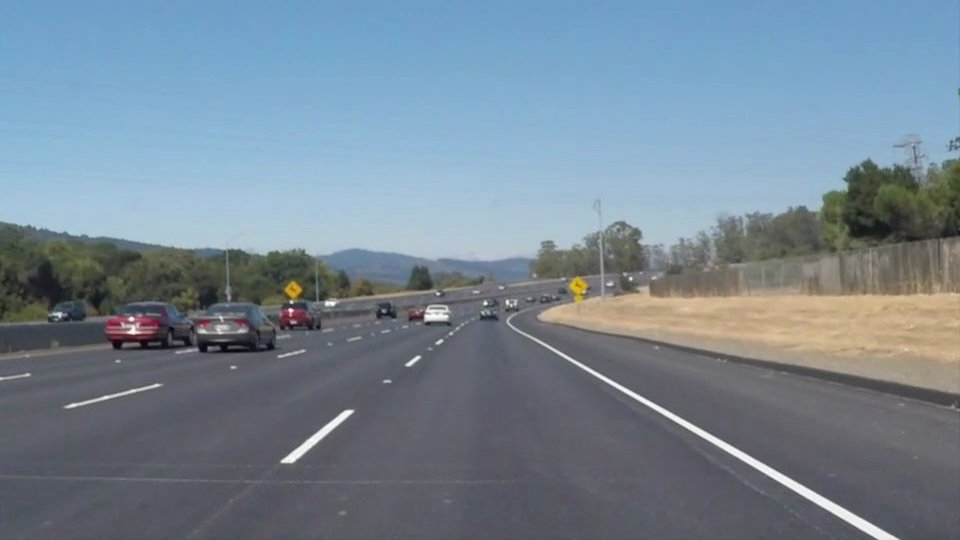
#> input picture Self Driving Testing Features (Python)/Basic Lane Finding/data/test_images/solidWhiteCurve.jpg, 960 x 540 px
$ python main.py
#> lines starting #> are read from the running program, lines starting #| are printed output that depends on the picture; after the words box and inside, x2 and y2 are one past the last pixel; in counts of white or black regions, pixels touching at a corner belong together
### Self Driving Testing Features (Python)/Basic Lane Finding/lane_detection.py
import numpy as np
import cv2
from Line import Line


def region_of_interest(img, vertices):

    # defining a blank mask to start with
    mask = np.zeros_like(img)

    # defining a 3 channel or 1 channel color to fill the mask with depending on the input image
    if len(img.shape) > 2:
        channel_count = img.shape[2]  # i.e. 3 or 4 depending on your image
        ignore_mask_color = (255,) * channel_count
    else:
        ignore_mask_color = 255

    # filling pixels inside the polygon defined by "vertices" with the fill color
    cv2.fillPoly(mask, vertices, ignore_mask_color)

    # returning the image only where mask pixels are nonzero
    masked_image = cv2.bitwise_and(img, mask)

    return masked_image, mask


def hough_lines_detection(img, rho, theta, threshold, min_line_len, max_line_gap):

    lines = cv2.HoughLinesP(img, rho, theta, threshold, np.array([]), minLineLength=min_line_len,
                            maxLineGap=max_line_gap)
    return lines


def weighted_img(img, initial_img, α=0.8, β=1., λ=0.):

    img = np.uint8(img)
    if len(img.shape) is 2:
        img = np.dstack((img, np.zeros_like(img), np.zeros_like(img)))

    return cv2.addWeighted(initial_img, α, img, β, λ)


def compute_lane_from_candidates(line_candidates, img_shape):

    # separate candidate lines according to their slope
    pos_lines = [l for l in line_candidates if l.slope > 0]
    neg_lines = [l for l in line_candidates if l.slope < 0]

    # interpolate biases and slopes to compute equation of line that approximates left lane
    # median is employed to filter outliers
    neg_bias = np.median([l.bias for l in neg_lines]).astype(int)
    neg_slope = np.median([l.slope for l in neg_lines])
    x1, y1 = 0, neg_bias
    x2, y2 = -np.int32(np.round(neg_bias / neg_slope)), 0
    left_lane = Line(x1, y1, x2, y2)

    # interpolate biases and slopes to compute equation of line that approximates right lane
    # median is employed to filter outliers
    lane_right_bias = np.median([l.bias for l in pos_lines]).astype(int)
    lane_right_slope = np.median([l.slope for l in pos_lines])
    x1, y1 = 0, lane_right_bias
    x2, y2 = np.int32(np.round((img_shape[0] - lane_right_bias) / lane_right_slope)), img_shape[0]
    right_lane = Line(x1, y1, x2, y2)

    return left_lane, right_lane


def get_lane_lines(color_image, solid_lines=True):

    # resize to 960 x 540
    color_image = cv2.resize(color_image, (960, 540))

    # convert to grayscale
    img_gray = cv2.cvtColor(color_image, cv2.COLOR_BGR2GRAY)

    # perform gaussian blur
    img_blur = cv2.GaussianBlur(img_gray, (17, 17), 0)

    # perform edge detection
    img_edge = cv2.Canny(img_blur, threshold1=50, threshold2=80)

    # perform hough transform
    detected_lines = hough_lines_detection(img=img_edge,
                                           rho=2,
                                           theta=np.pi / 180,
                                           threshold=1,
                                           min_line_len=15,
                                           max_line_gap=5)

    # convert (x1, y1, x2, y2) tuples into Lines
    detected_lines = [Line(l[0][0], l[0][1], l[0][2], l[0][3]) for l in detected_lines]

    # if 'solid_lines' infer the two lane lines
    if solid_lines:
        candidate_lines = []
        for line in detected_lines:
                # consider only lines with slope between 30 and 60 degrees
                if 0.5 <= np.abs(line.slope) <= 2:
                    candidate_lines.append(line)
        # interpolate lines candidates to find both lanes
        lane_lines = compute_lane_from_candidates(candidate_lines, img_gray.shape)
    else:
        # if not solid_lines, just return the hough transform output
        lane_lines = detected_lines

    return lane_lines


def smoothen_over_time(lane_lines):


    avg_line_lt = np.zeros((len(lane_lines), 4))
    avg_line_rt = np.zeros((len(lane_lines), 4))

    for t in range(0, len(lane_lines)):
        avg_line_lt[t] += lane_lines[t][0].get_coords()
        avg_line_rt[t] += lane_lines[t][1].get_coords()

    return Line(*np.mean(avg_line_lt, axis=0)), Line(*np.mean(avg_line_rt, axis=0))


def color_frame_pipeline(frames, solid_lines=True, temporal_smoothing=True):

    is_videoclip = len(frames) > 0

    img_h, img_w = frames[0].shape[0], frames[0].shape[1]

    lane_lines = []
    for t in range(0, len(frames)):
        inferred_lanes = get_lane_lines(color_image=frames[t], solid_lines=solid_lines)
        lane_lines.append(inferred_lanes)

    if temporal_smoothing and solid_lines:
        lane_lines = smoothen_over_time(lane_lines)
    else:
        lane_lines = lane_lines[0]

    # prepare empty mask on which lines are drawn
    line_img = np.zeros(shape=(img_h, img_w))

    # draw lanes found
    for lane in lane_lines:
        lane.draw(line_img)

    # keep only region of interest by masking
    vertices = np.array([[(50, img_h),
                          (450, 310),
                          (490, 310),
                          (img_w - 50, img_h)]],
                        dtype=np.int32)
    img_masked, _ = region_of_interest(line_img, vertices)

    # make blend on color image
    img_color = frames[-1] if is_videoclip else frames[0]
    img_blend = weighted_img(img_masked, img_color, α=0.8, β=1., λ=0.)

    return img_blend

### Self Driving Testing Features (Python)/Basic Lane Finding/Line.py
import numpy as np
import cv2


class Line:

    def __init__(self, x1, y1, x2, y2):

        self.x1 = np.float32(x1)
        self.y1 = np.float32(y1)
        self.x2 = np.float32(x2)
        self.y2 = np.float32(y2)

        self.slope = self.compute_slope()
        self.bias = self.compute_bias()

    def compute_slope(self):
        return (self.y2 - self.y1) / (self.x2 - self.x1 + np.finfo(float).eps)

    def compute_bias(self):
        return self.y1 - self.slope * self.x1

    def get_coords(self):
        return np.array([self.x1, self.y1, self.x2, self.y2])

    # [5 lines left out: function set_coords, not called in this run]

    def draw(self, img, color=[255, 0, 0], thickness=10):
        cv2.line(img, (self.x1, self.y1), (self.x2, self.y2), color, thickness)

### Self Driving Testing Features (Python)/Basic Lane Finding/main.py
import matplotlib.pyplot as plt
import cv2
import os
from os.path import join, basename
from collections import deque
from lane_detection import color_frame_pipeline


if __name__ == '__main__':

    resize_h, resize_w = 540, 960

    verbose = True
    if verbose:
        plt.ion()

    # test on images
    test_images_dir = join('data', 'test_images')
    test_images = [join(test_images_dir, name) for name in os.listdir(test_images_dir)]

    for test_img in test_images:

        print('Processing image: {}'.format(test_img))

        out_path = join('out', 'images', basename(test_img))
        in_image = cv2.cvtColor(cv2.imread(test_img, cv2.IMREAD_COLOR), cv2.COLOR_BGR2RGB)
        out_image = color_frame_pipeline([in_image], solid_lines=True)
#> in color_frame_pipeline, `is_videoclip = len(frames) > 0`: is_videoclip = True
#> the loop in color_frame_pipeline, `for t in range(0, len(frames)):` made 1 pass
#> pass 1, in get_lane_lines, `img_gray = cv2.cvtColor(color_image, cv2.COLOR_BGR2GRAY)`:
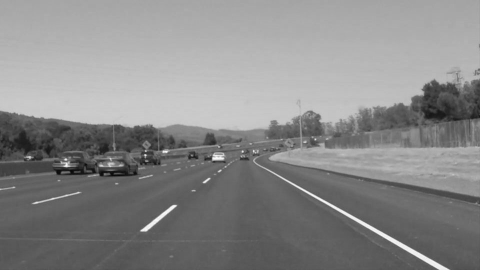
#> img_gray: shape (540, 960) (shown at 1/2 size); min 3, max 255, mean 136.7
#> pass 1, in get_lane_lines, `img_edge = cv2.Canny(img_blur, threshold1=50, threshold2=80)`:
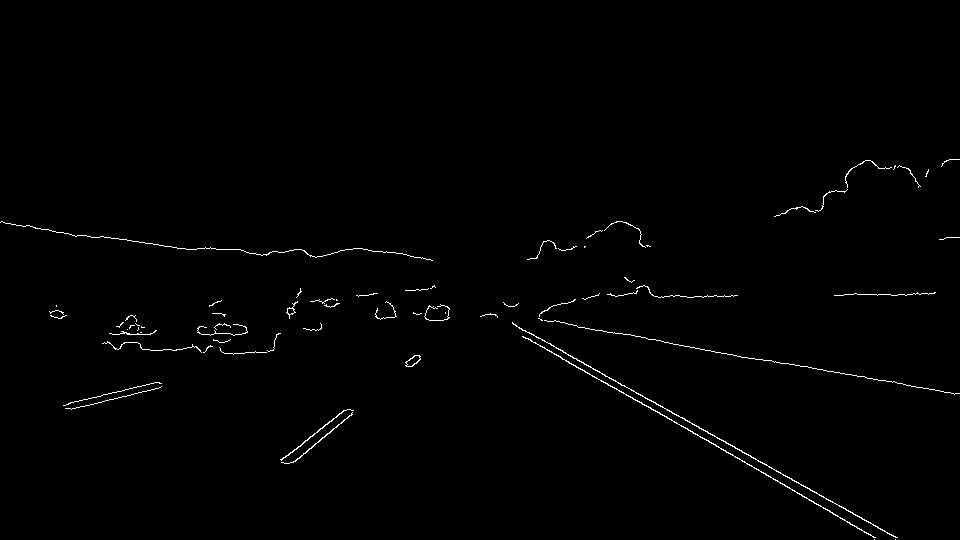
#> img_edge: shape (540, 960); 0.8% white in thin lines or dots, all inside (x1, y1, x2, y2) = (0, 159, 960, 540)
#> after the loop in color_frame_pipeline, `for t in range(0, len(frames)):`: lane_lines = 1 item
#> in smoothen_over_time, `avg_line_lt = np.zeros((len(lane_lines), 4))`: avg_line_lt = [[0, 0, 0, 0]]
#> the loop in smoothen_over_time, `for t in range(0, len(lane_lines)):` made 1 pass
#> after the loop in smoothen_over_time, `for t in range(0, len(lane_lines)):`: avg_line_lt = [[0, 677, 870, 0]]; avg_line_rt = [[0, 48, 914, 540]]
#> the loop in color_frame_pipeline, `for lane in lane_lines:` made 2 passes
#> after the loop in color_frame_pipeline, `for lane in lane_lines:`:
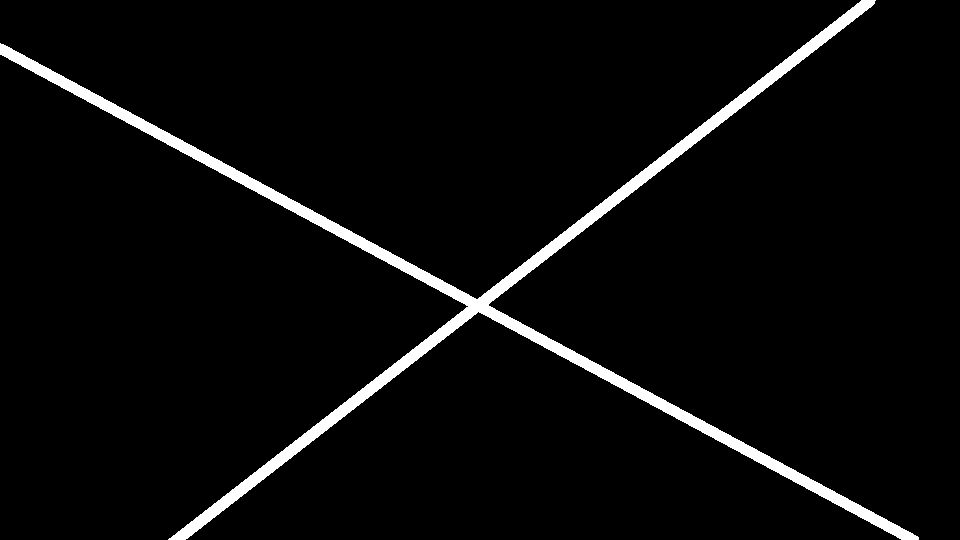
#> line_img: shape (540, 960) float64; 4% white; 1 white region, box (x1, y1, x2, y2) and area: (0, 0, 919, 540) 20827
#> in region_of_interest, `cv2.fillPoly(mask, vertices, ignore_mask_color)`:
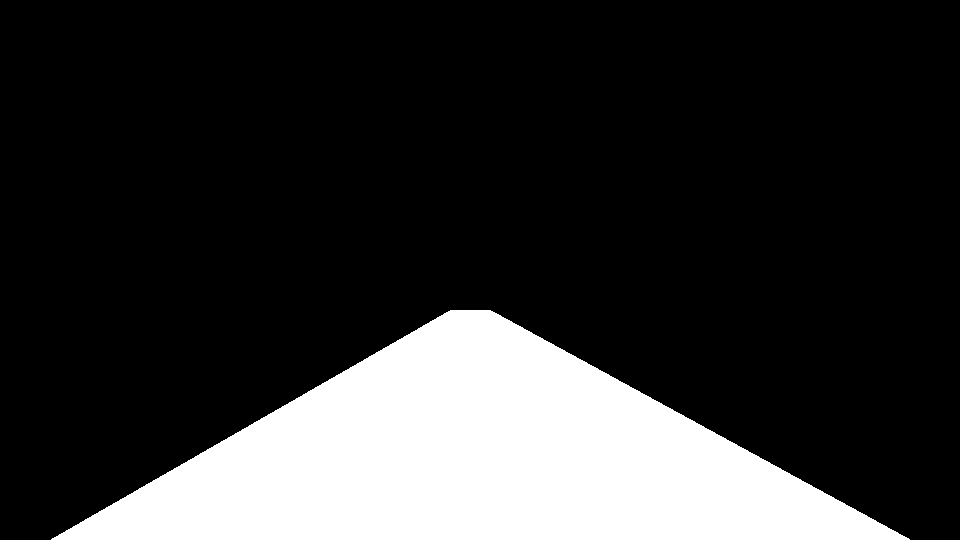
#> mask: shape (540, 960) float64; 20% white; 1 white region, box (x1, y1, x2, y2) and area: (51, 310, 910, 540) 103680
#> in weighted_img, `return cv2.addWeighted(initial_img, α, img, β, λ)`:
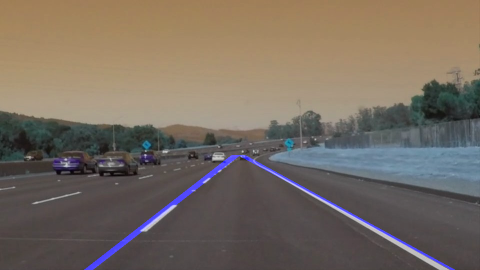
#> returned value: shape (540, 960, 3) (shown at 1/2 size); mean of channels 0, 1, 2 97, 107.6, 118.5; drawn as B, G, R
        cv2.imwrite(out_path, cv2.cvtColor(out_image, cv2.COLOR_RGB2BGR))
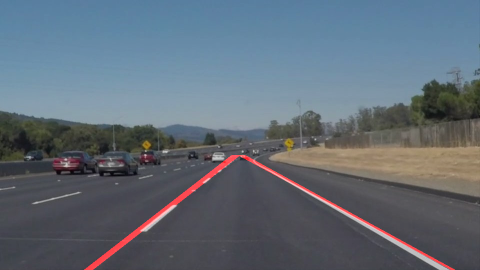
#> saved as solidWhiteCurve.jpg: shape (540, 960, 3) (shown at 1/2 size); mean B, G, R 118.5, 107.6, 97
        if verbose:
            plt.imshow(out_image)
            plt.waitforbuttonpress()
#> pass 2 of the loop `for test_img in test_images:`:
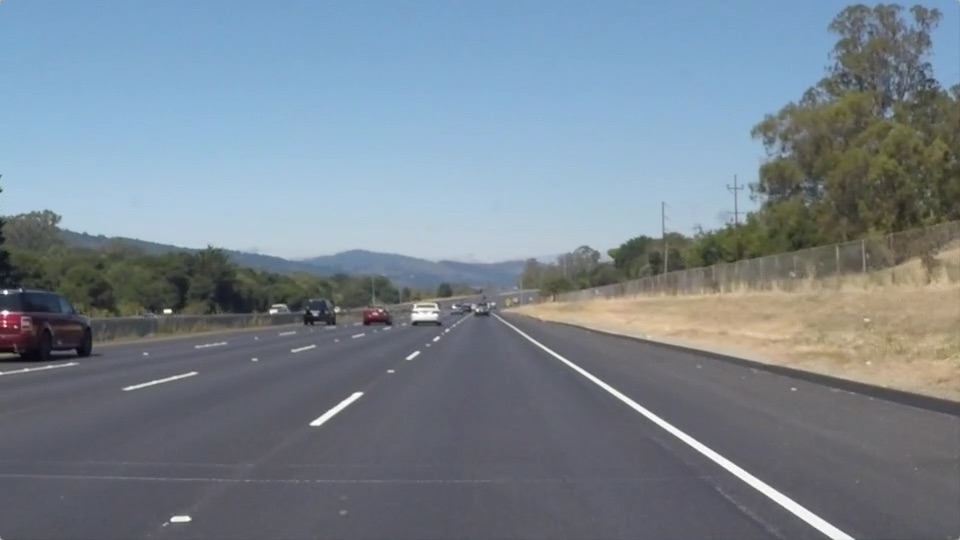
#> input picture Self Driving Testing Features (Python)/Basic Lane Finding/data/test_images/solidWhiteRight.jpg, 960 x 540 px
#> the loop in color_frame_pipeline (call 2), `for t in range(0, len(frames)):` made 1 pass
#> pass 1, in get_lane_lines (call 2), `img_edge = cv2.Canny(img_blur, threshold1=50, threshold2=80)`:
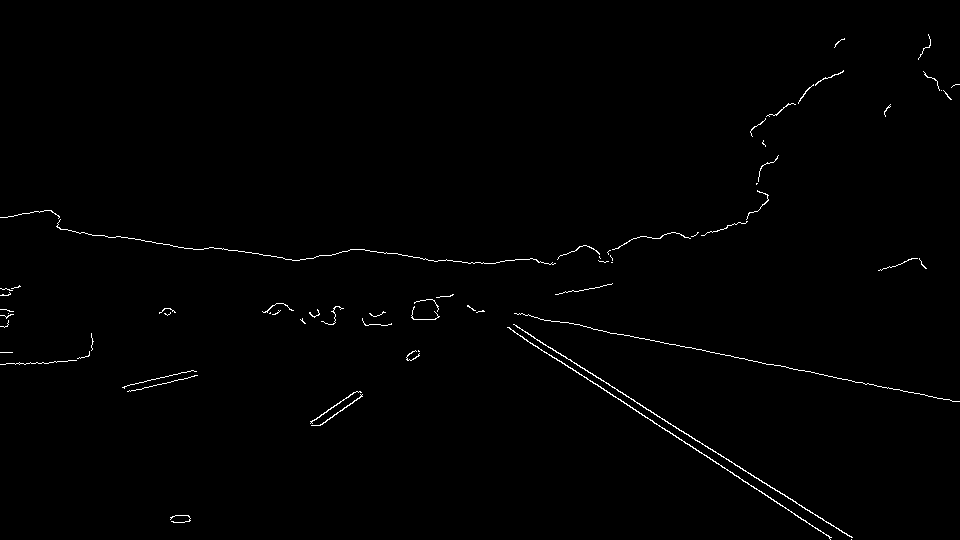
#> img_edge: shape (540, 960); 0.73% white in thin lines or dots
#> the loop in smoothen_over_time (call 2), `for t in range(0, len(lane_lines)):` made 1 pass
#> the loop in color_frame_pipeline (call 2), `for lane in lane_lines:` made 2 passes
#> `cv2.imwrite(out_path, cv2.cvtColor(out_image, cv2.COLOR_RGB2BGR))`:
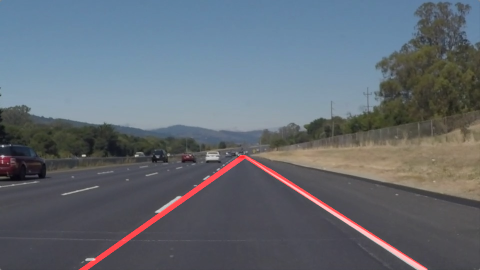
#> saved as solidWhiteRight.jpg: shape (540, 960, 3) (shown at 1/2 size); mean B, G, R 114.9, 106.1, 98.6
#> pass 3 of the loop `for test_img in test_images:`:
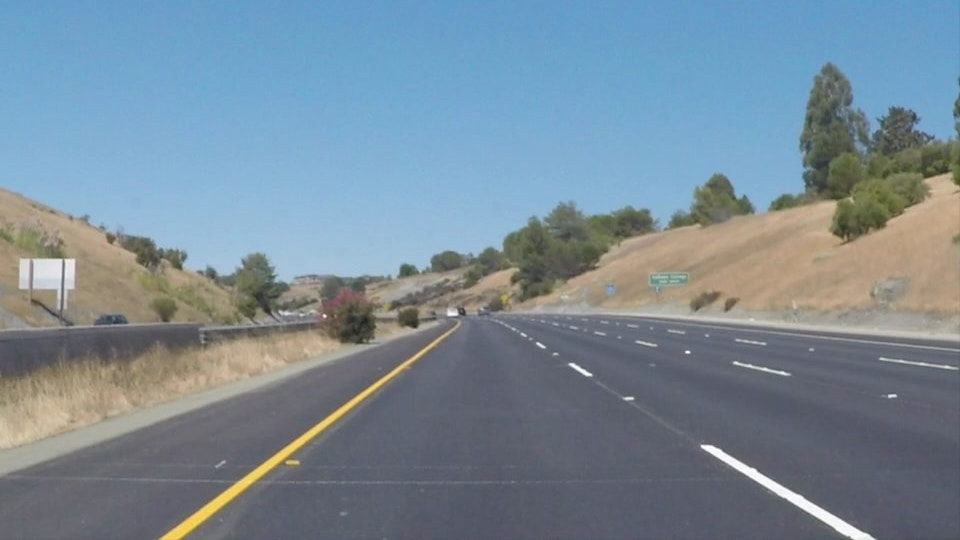
#> input picture Self Driving Testing Features (Python)/Basic Lane Finding/data/test_images/solidYellowCurve2.jpg, 960 x 540 px
#> the loop in color_frame_pipeline (call 3), `for t in range(0, len(frames)):` made 1 pass
#> pass 1, in get_lane_lines (call 3), `img_edge = cv2.Canny(img_blur, threshold1=50, threshold2=80)`:
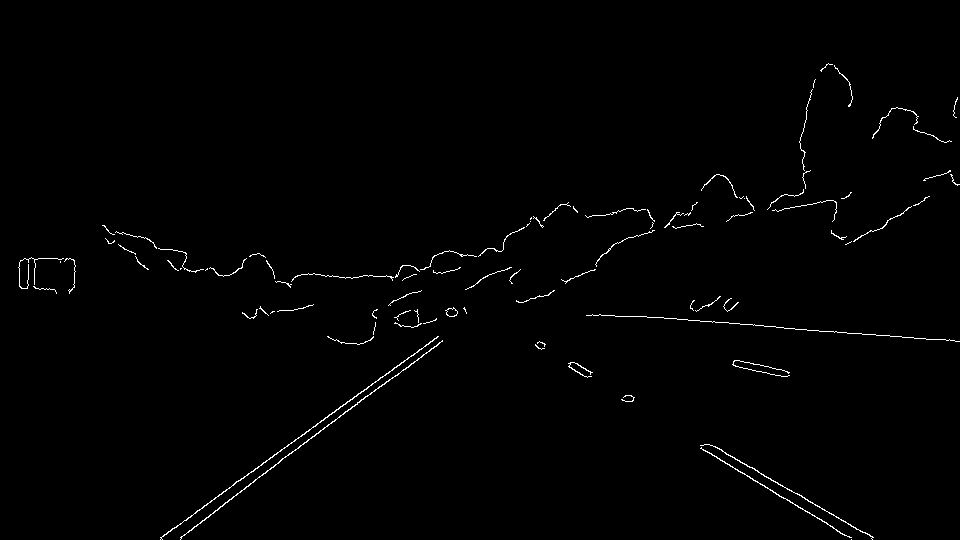
#> img_edge: shape (540, 960); 0.9% white in thin lines or dots, all inside (x1, y1, x2, y2) = (18, 63, 960, 540)
#> `cv2.imwrite(out_path, cv2.cvtColor(out_image, cv2.COLOR_RGB2BGR))`:
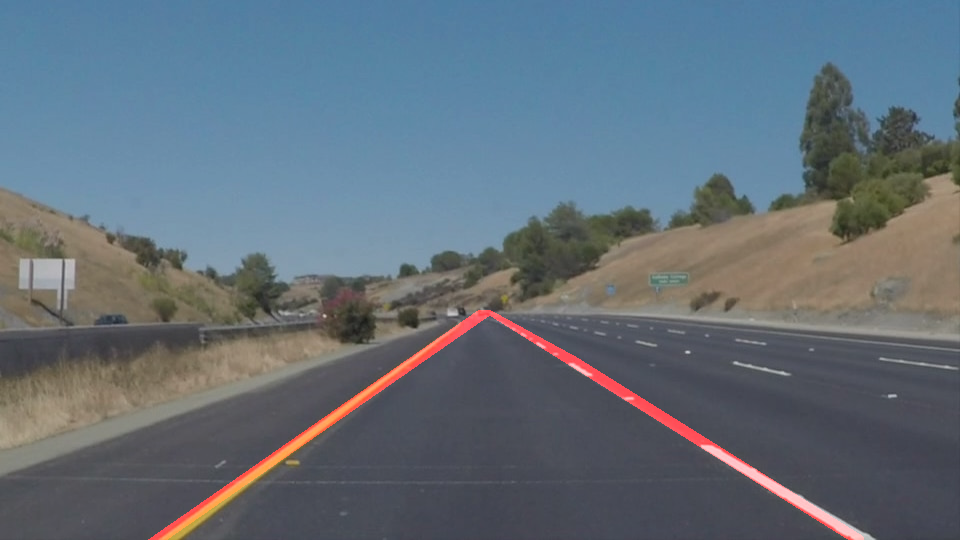
#> saved as solidYellowCurve2.jpg: shape (540, 960, 3); mean B, G, R 121.2, 110.9, 98.8
#> the loop made 4 passes; the first 3 are shown
    plt.close('all')
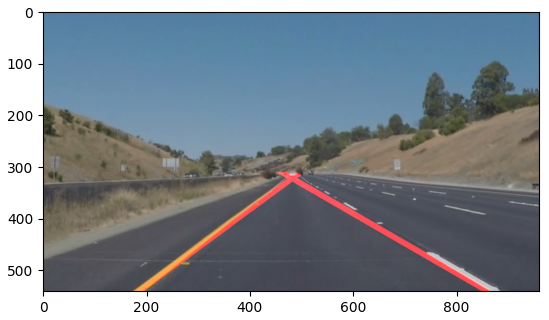
#> figure drawn by matplotlib, 1 panel

    # test on videos
    test_videos_dir = join('data', 'test_videos')
#> (the run stopped early here; a loop or call above may not have finished)
